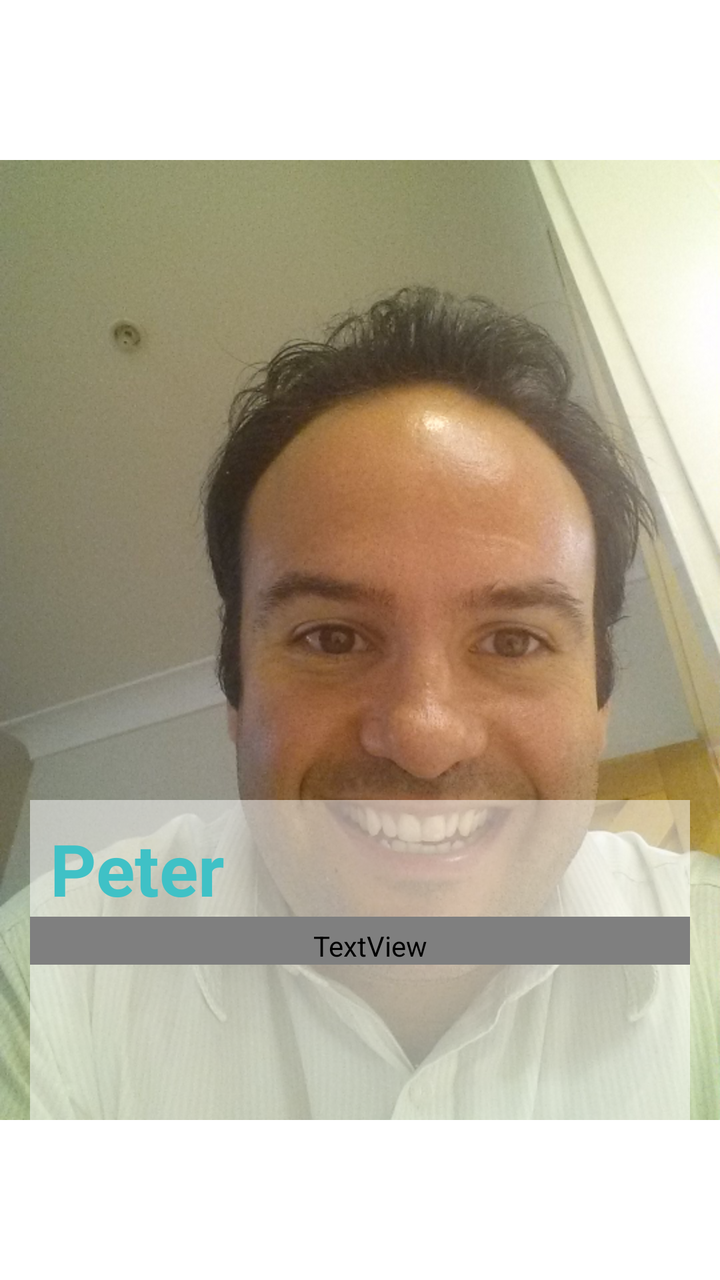
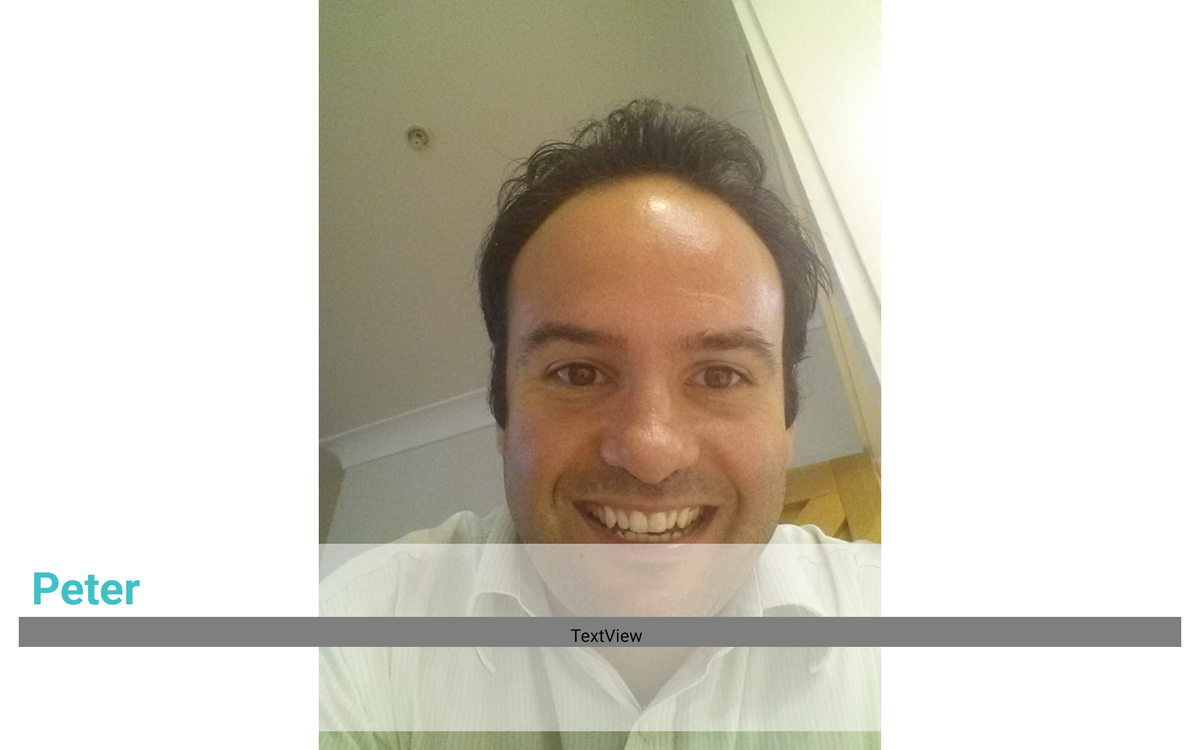

The same Android screen from two of the app's own layout files: first res/layout/ as a phone draws it, then the author's variant for another configuration, drawn on a device whose configuration selects that folder. Both files follow.
<!-- AndroidManifest.xml: application theme AppTheme -->
<!-- res/layout/viewflippercontainer.xml -->
<?xml version="1.0" encoding="utf-8"?>
<RelativeLayout xmlns:android="http://schemas.android.com/apk/res/android"
    android:id="@+id/relViewFlipperContainer"
    android:layout_width="fill_parent"
    android:layout_height="fill_parent"
    android:orientation="vertical" >

    <ImageView
        android:id="@+id/imgeventPhoto"
        android:layout_width="fill_parent"
        android:layout_height="fill_parent"
        android:layout_gravity="center"
		android:adjustViewBounds="true"
		android:scaleType="fitCenter"
        android:src="@drawable/pix1" />

    <LinearLayout
        android:layout_width="fill_parent"
        android:orientation="horizontal"
        android:layout_height="wrap_content"
        android:layout_alignParentBottom="true"
        android:layout_marginTop="400dp"
        android:layout_marginBottom="15dp"
        android:layout_marginLeft="15dp"
        android:layout_marginRight="15dp"
        android:background="#80FFFFFF" >

        <LinearLayout
            android:layout_width="fill_parent"
            android:layout_height="wrap_content"
            android:orientation="vertical" >

            <TextView
                android:id="@+id/eventAuthor"
                android:layout_width="wrap_content"
                android:layout_height="wrap_content"
                android:orientation="horizontal"
                android:paddingLeft="10dp"
                android:paddingTop="10dp"
                android:text="Peter"
                android:textColor="@color/lifebeamBlue"
                android:textSize="36sp"
                android:textStyle="bold" />

            <TextView
                android:id="@+id/eventTitle"
                android:layout_width="fill_parent"
                android:layout_height="wrap_content"
                android:orientation="horizontal"
                android:gravity="center_horizontal"
                android:textAlignment="center"
                android:paddingLeft="10dp"
                android:paddingTop="5dp"
                android:text="Some Content"
                android:textColor="@color/Grey5"
                android:textSize="36sp"
                android:textStyle="bold" />
        </LinearLayout>

        <View
            android:layout_width="0dp"
            android:layout_height="wrap_content"
            android:layout_weight="1" />

        <TextView
            android:id="@+id/eventDate"
            android:layout_width="wrap_content"
            android:layout_height="fill_parent"
            android:layout_gravity="right|center_vertical"
            android:orientation="horizontal"
            android:padding="10dp"
            android:text="11/27/68"
            android:textColor="@color/lifebeamBlue"
            android:textSize="20sp" />
    </LinearLayout>
    
    <LinearLayout
        android:id="@+id/llyNavigationHolder"
        android:layout_width="fill_parent"
        android:layout_height="fill_parent"
        android:orientation="horizontal"
        android:visibility="gone" >

        <LinearLayout
            android:layout_width="0dp"
            android:layout_height="wrap_content"
            android:layout_weight="1"
            android:orientation="vertical"
            android:padding="10dp" >

            <LinearLayout
                android:id="@+id/llySplendidHolder"
                android:layout_width="fill_parent"
                android:layout_height="wrap_content"
                android:orientation="horizontal" >

                <ImageView
                    android:layout_width="0dp"
                    android:layout_height="wrap_content"
                    android:layout_weight="2"
                    android:src="@drawable/splendid" />

                <TextView
                    android:layout_width="0dp"
                    android:layout_height="wrap_content"
                    android:layout_weight="7"
                    android:padding="7dp"
                    android:text="Splendid"
                    android:textColor="@color/White" />

                <TextView
                    android:id="@+id/txtSplendidCount"
                    android:layout_width="0dp"
                    android:layout_height="wrap_content"
                    android:layout_gravity="right"
                    android:layout_weight="1"
                    android:padding="7dp"
                    android:text="10"
                    android:textColor="@color/White" />
            </LinearLayout>

            <LinearLayout
                android:id="@+id/llyRazzleHolder"
                android:layout_width="fill_parent"
                android:layout_height="wrap_content"
                android:orientation="horizontal" >

                <ImageView
                    android:layout_width="0dp"
                    android:layout_height="wrap_content"
                    android:layout_weight="2"
                    android:src="@drawable/razzledazzle" />

                <TextView
                    android:layout_width="0dp"
                    android:layout_height="wrap_content"
                    android:layout_weight="7"
                    android:padding="7dp"
                    android:text="Razzle Dazzle"
                    android:textColor="@color/White" />

                <TextView
                    android:id="@+id/txtRazzleCount"
                    android:layout_width="0dp"
                    android:layout_height="wrap_content"
                    android:layout_weight="1"
                    android:padding="7dp"
                    android:text="10"
                    android:textColor="@color/White" />
            </LinearLayout>

            <LinearLayout
                android:id="@+id/llySmileyHolder"
                android:layout_width="fill_parent"
                android:layout_height="wrap_content"
                android:orientation="horizontal" >

                <ImageView
                    android:layout_width="0dp"
                    android:layout_height="wrap_content"
                    android:layout_weight="2"
                    android:src="@drawable/smiley" />

                <TextView
                    android:layout_width="0dp"
                    android:layout_height="wrap_content"
                    android:layout_weight="7"
                    android:padding="7dp"
                    android:text="You made me smile"
                    android:textColor="@color/White" />

                <TextView
                    android:id="@+id/txtSmileyCount"
                    android:layout_width="0dp"
                    android:layout_height="wrap_content"
                    android:layout_weight="1"
                    android:padding="7dp"
                    android:text="10"
                    android:textColor="@color/White" />
            </LinearLayout>
        </LinearLayout>

        <LinearLayout
            android:layout_width="0dp"
            android:layout_height="wrap_content"
            android:layout_marginTop="20dp"
            android:layout_weight="1"
            android:orientation="horizontal" >

            <ImageView
                        android:id="@+id/imgGoToFirst"
                        android:layout_width="0dp"
                        android:layout_height="wrap_content"
                        android:layout_weight="1"
                        android:src="@android:drawable/ic_media_rew" />

                    <ImageView
                        android:id="@+id/imgGoToPrev"
                        android:layout_width="0dp"
                        android:layout_height="wrap_content"
                        android:layout_weight="1"
                        android:src="@android:drawable/ic_media_previous" />
                    
                    <ImageView
                        android:id="@+id/imgPlay"
                        android:layout_width="0dp"
                        android:layout_height="wrap_content"
                        android:layout_weight="1"
                        android:src="@android:drawable/ic_media_play" />

                    <ImageView
                        android:id="@+id/imgGoToNext"
                        android:layout_width="0dp"
                        android:layout_height="wrap_content"
                        android:layout_weight="1"
                        android:src="@android:drawable/ic_media_next" />
                    
                    <ImageView
                        android:id="@+id/imgGoToLast"
                        android:layout_width="0dp"
                        android:layout_height="wrap_content"
                        android:layout_weight="1"
                        android:src="@android:drawable/ic_media_ff" />
        </LinearLayout>

        <LinearLayout
            android:layout_width="0dp"
            android:layout_height="wrap_content"
            android:layout_weight="1"
            android:orientation="horizontal"
            android:padding="10dp" >

            <TextView
                android:id="@+id/txtSettings"
                android:layout_width="0dp"
                android:layout_height="wrap_content"
                android:layout_weight="1"
                android:padding="7dp"
                android:text="Settings"
                android:textColor="@color/White" />

            <TextView
                android:id="@+id/txtDeletePhoto"
                android:layout_width="0dp"
                android:layout_height="wrap_content"
                android:layout_weight="1"
                android:padding="7dp"
                android:text="Delete Photo"
                android:textColor="@color/White" />
        </LinearLayout>
    </LinearLayout>

</RelativeLayout>
<!-- resources referenced by this layout -->
<resources>
  <color name="White">#FFFFFFFF</color>
  <color name="lifebeamBlue">#ff3fc1c6</color>
  <!-- drawable pix1: jpg bitmap (drawable-hdpi, 493205 bytes) -->
  <!-- drawable razzledazzle: png bitmap (drawable-hdpi, 3363 bytes) -->
  <!-- drawable smiley: png bitmap (drawable-hdpi, 3246 bytes) -->
  <!-- drawable splendid: png bitmap (drawable-hdpi, 3513 bytes) -->
  <style name="AppTheme" parent="AppBaseTheme">
          
      </style>
  <style name="AppBaseTheme" parent="android:Theme.Light">
          
      </style>
</resources>
<!-- res/layout-sw600dp-land/viewflippercontainer.xml (the author's variant of the layout above) -->
<!-- drawn on a 7-inch tablet turned sideways -->
<?xml version="1.0" encoding="utf-8"?>
<RelativeLayout xmlns:android="http://schemas.android.com/apk/res/android"
    android:id="@+id/relViewFlipperContainer"
    android:layout_width="fill_parent"
    android:layout_height="fill_parent"
    android:orientation="vertical" >

    <ImageView
        android:id="@+id/imgeventPhoto"
        android:layout_width="fill_parent"
        android:layout_height="fill_parent"
        android:layout_gravity="center"
		android:adjustViewBounds="true"
		android:scaleType="fitCenter"
        android:src="@drawable/pix1" />

    <LinearLayout
        android:layout_width="fill_parent"
        android:orientation="horizontal"
        android:layout_height="150dp"
        android:layout_alignParentBottom="true"
        android:layout_marginBottom="15dp"
        android:layout_marginLeft="15dp"
        android:layout_marginRight="15dp"
        android:background="#80FFFFFF" >

        <LinearLayout
            android:layout_width="fill_parent"
            android:layout_height="wrap_content"
            android:orientation="vertical" >

            <TextView
                android:id="@+id/eventAuthor"
                android:layout_width="wrap_content"
                android:layout_height="wrap_content"
                android:orientation="horizontal"
                android:paddingLeft="10dp"
                android:paddingTop="10dp"
                android:text="Peter"
                android:textColor="@color/lifebeamBlue"
                android:textSize="36sp"
                android:textStyle="bold" />

            <TextView
                android:id="@+id/eventTitle"
                android:layout_width="fill_parent"
                android:layout_height="wrap_content"
                android:orientation="horizontal"
                android:gravity="center_horizontal"
                android:textAlignment="center"
                android:paddingLeft="10dp"
                android:paddingTop="5dp"
                android:text="Title Sample Here"
                android:textColor="@color/Grey5"
                android:textSize="36sp"
                android:textStyle="bold" />
        </LinearLayout>

        <View
            android:layout_width="0dp"
            android:layout_height="wrap_content"
            android:layout_weight="1" />

        <TextView
            android:id="@+id/eventDate"
            android:layout_width="wrap_content"
            android:layout_height="fill_parent"
            android:layout_gravity="right|center_vertical"
            android:orientation="horizontal"
            android:padding="10dp"
            android:text="11/27/68"
            android:textColor="@color/lifebeamBlue"
            android:textSize="20sp" />
    </LinearLayout>
    
    <LinearLayout
        android:id="@+id/llyNavigationHolder"
        android:layout_width="fill_parent"
        android:layout_height="fill_parent"
        android:orientation="horizontal"
        android:visibility="gone" >

        <LinearLayout
            android:layout_width="0dp"
            android:layout_height="wrap_content"
            android:layout_weight="1"
            android:orientation="vertical"
            android:padding="10dp" >

            <LinearLayout
                android:id="@+id/llySplendidHolder"
                android:layout_width="fill_parent"
                android:layout_height="wrap_content"
                android:orientation="horizontal" >

                <ImageView
                    android:layout_width="0dp"
                    android:layout_height="wrap_content"
                    android:layout_weight="2"
                    android:src="@drawable/splendid" />

                <TextView
                    android:layout_width="0dp"
                    android:layout_height="wrap_content"
                    android:layout_weight="7"
                    android:padding="7dp"
                    android:text="Splendid"
                    android:textColor="@color/White" />

                <TextView
                    android:id="@+id/txtSplendidCount"
                    android:layout_width="0dp"
                    android:layout_height="wrap_content"
                    android:layout_gravity="right"
                    android:layout_weight="1"
                    android:padding="7dp"
                    android:text="10"
                    android:textColor="@color/White" />
            </LinearLayout>

            <LinearLayout
                android:id="@+id/llyRazzleHolder"
                android:layout_width="fill_parent"
                android:layout_height="wrap_content"
                android:orientation="horizontal" >

                <ImageView
                    android:layout_width="0dp"
                    android:layout_height="wrap_content"
                    android:layout_weight="2"
                    android:src="@drawable/razzledazzle" />

                <TextView
                    android:layout_width="0dp"
                    android:layout_height="wrap_content"
                    android:layout_weight="7"
                    android:padding="7dp"
                    android:text="Razzle Dazzle"
                    android:textColor="@color/White" />

                <TextView
                    android:id="@+id/txtRazzleCount"
                    android:layout_width="0dp"
                    android:layout_height="wrap_content"
                    android:layout_weight="1"
                    android:padding="7dp"
                    android:text="10"
                    android:textColor="@color/White" />
            </LinearLayout>

            <LinearLayout
                android:id="@+id/llySmileyHolder"
                android:layout_width="fill_parent"
                android:layout_height="wrap_content"
                android:orientation="horizontal" >

                <ImageView
                    android:layout_width="0dp"
                    android:layout_height="wrap_content"
                    android:layout_weight="2"
                    android:src="@drawable/smiley" />

                <TextView
                    android:layout_width="0dp"
                    android:layout_height="wrap_content"
                    android:layout_weight="7"
                    android:padding="7dp"
                    android:text="You made me smile"
                    android:textColor="@color/White" />

                <TextView
                    android:id="@+id/txtSmileyCount"
                    android:layout_width="0dp"
                    android:layout_height="wrap_content"
                    android:layout_weight="1"
                    android:padding="7dp"
                    android:text="10"
                    android:textColor="@color/White" />
            </LinearLayout>
        </LinearLayout>

        <LinearLayout
            android:layout_width="0dp"
            android:layout_height="wrap_content"
            android:layout_marginTop="20dp"
            android:layout_weight="1"
            android:orientation="horizontal" >

            <ImageView
                android:id="@+id/imgGoToFirst"
                android:layout_width="0dp"
                android:layout_height="wrap_content"
                android:layout_weight="1"
                android:src="@drawable/go_to_first" />

            <ImageView
                android:id="@+id/imgPlay"
                android:layout_width="0dp"
                android:layout_height="wrap_content"
                android:layout_weight="1"
                android:src="@drawable/play" />

            <ImageView
                android:id="@+id/imgGoToLast"
                android:layout_width="0dp"
                android:layout_height="wrap_content"
                android:layout_weight="1"
                android:src="@drawable/go_to_last" />
        </LinearLayout>

        <LinearLayout
            android:layout_width="0dp"
            android:layout_height="wrap_content"
            android:layout_weight="1"
            android:orientation="horizontal"
            android:padding="10dp" >

            <TextView
                android:id="@+id/txtSettings"
                android:layout_width="0dp"
                android:layout_height="wrap_content"
                android:layout_weight="1"
                android:padding="7dp"
                android:text="Settings"
                android:textColor="@color/White" />

            <TextView
                android:id="@+id/txtDeletePhoto"
                android:layout_width="0dp"
                android:layout_height="wrap_content"
                android:layout_weight="1"
                android:padding="7dp"
                android:text="Delete Photo"
                android:textColor="@color/White" />
        </LinearLayout>
    </LinearLayout>

</RelativeLayout>
<!-- resources referenced by the variant -->
<!-- as a 7-inch tablet turned sideways resolves them -->
<resources>
  <color name="White">#FFFFFFFF</color>
  <color name="lifebeamBlue">#ff3fc1c6</color>
  <!-- drawable go_to_first: png bitmap (drawable-hdpi, 3780 bytes) -->
  <!-- drawable go_to_last: png bitmap (drawable-hdpi, 3843 bytes) -->
  <!-- drawable pix1: jpg bitmap (drawable-hdpi, 493205 bytes) -->
  <!-- drawable play: png bitmap (drawable-hdpi, 3318 bytes) -->
  <!-- drawable razzledazzle: png bitmap (drawable-hdpi, 3363 bytes) -->
  <!-- drawable smiley: png bitmap (drawable-hdpi, 3246 bytes) -->
  <!-- drawable splendid: png bitmap (drawable-hdpi, 3513 bytes) -->
  <style name="AppTheme" parent="AppBaseTheme">
          
      </style>
  <style name="AppBaseTheme" parent="android:Theme.Light">
          
      </style>
</resources>
